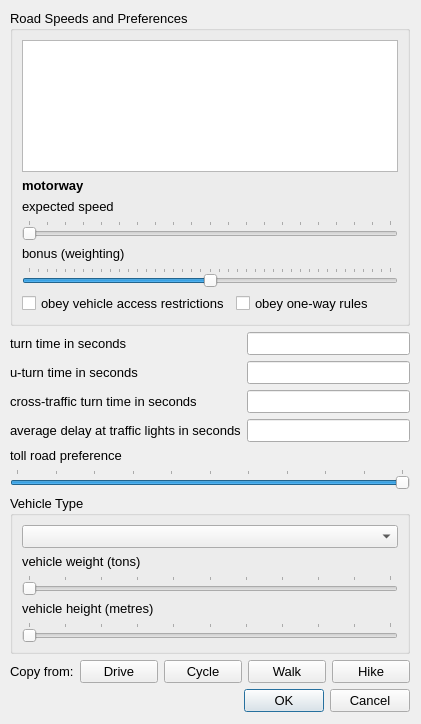
<?xml version="1.0" encoding="UTF-8"?>
<ui version="4.0">
 <class>RouteProfileDialog</class>
 <widget class="QDialog" name="RouteProfileDialog">
  <property name="geometry">
   <rect>
    <x>0</x>
    <y>0</y>
    <width>421</width>
    <height>724</height>
   </rect>
  </property>
  <property name="sizePolicy">
   <sizepolicy hsizetype="Fixed" vsizetype="Fixed">
    <horstretch>0</horstretch>
    <verstretch>0</verstretch>
   </sizepolicy>
  </property>
  <property name="font">
   <font>
    <pointsize>10</pointsize>
   </font>
  </property>
  <property name="windowTitle">
   <string>Route Profile Editor</string>
  </property>
  <property name="sizeGripEnabled">
   <bool>false</bool>
  </property>
  <widget class="QWidget" name="layoutWidget">
   <property name="geometry">
    <rect>
     <x>10</x>
     <y>10</y>
     <width>400</width>
     <height>702</height>
    </rect>
   </property>
   <layout class="QVBoxLayout" name="verticalLayout_4">
    <item>
     <widget class="QGroupBox" name="roadTypeGroup">
      <property name="title">
       <string>Road Speeds and Preferences</string>
      </property>
      <layout class="QVBoxLayout" name="verticalLayout_5">
       <item>
        <layout class="QVBoxLayout" name="verticalLayout_2">
         <item>
          <layout class="QVBoxLayout" name="verticalLayout">
           <item>
            <widget class="QListWidget" name="roadTypeList"/>
           </item>
           <item>
            <widget class="QLabel" name="roadTypeLabel">
             <property name="font">
              <font>
               <weight>75</weight>
               <bold>true</bold>
              </font>
             </property>
             <property name="text">
              <string>motorway</string>
             </property>
            </widget>
           </item>
           <item>
            <widget class="QLabel" name="speedLabel">
             <property name="text">
              <string>expected speed</string>
             </property>
            </widget>
           </item>
           <item>
            <widget class="QSlider" name="speedSlider">
             <property name="maximum">
              <number>200</number>
             </property>
             <property name="orientation">
              <enum>Qt::Horizontal</enum>
             </property>
             <property name="tickPosition">
              <enum>QSlider::TicksAbove</enum>
             </property>
            </widget>
           </item>
           <item>
            <widget class="QLabel" name="bonusLabel">
             <property name="text">
              <string>bonus (weighting)</string>
             </property>
            </widget>
           </item>
           <item>
            <widget class="QSlider" name="bonusSlider">
             <property name="minimum">
              <number>-200</number>
             </property>
             <property name="maximum">
              <number>200</number>
             </property>
             <property name="orientation">
              <enum>Qt::Horizontal</enum>
             </property>
             <property name="tickPosition">
              <enum>QSlider::TicksAbove</enum>
             </property>
             <property name="tickInterval">
              <number>10</number>
             </property>
            </widget>
           </item>
          </layout>
         </item>
         <item>
          <layout class="QHBoxLayout" name="horizontalLayout_2">
           <item>
            <widget class="QCheckBox" name="restrictionCheckBox">
             <property name="text">
              <string>obey vehicle access restrictions</string>
             </property>
            </widget>
           </item>
           <item>
            <widget class="QCheckBox" name="onewayCheckBox">
             <property name="text">
              <string>obey one-way rules</string>
             </property>
            </widget>
           </item>
          </layout>
         </item>
        </layout>
       </item>
      </layout>
      <zorder></zorder>
     </widget>
    </item>
    <item>
     <layout class="QFormLayout" name="formLayout">
      <item row="0" column="0">
       <widget class="QLabel" name="turnTimeLabel">
        <property name="text">
         <string>turn time in seconds</string>
        </property>
       </widget>
      </item>
      <item row="0" column="1">
       <widget class="QLineEdit" name="turnTime"/>
      </item>
      <item row="2" column="0">
       <widget class="QLabel" name="crossTrafficTurnTimeLabel">
        <property name="text">
         <string>cross-traffic turn time in seconds</string>
        </property>
       </widget>
      </item>
      <item row="2" column="1">
       <widget class="QLineEdit" name="crossTrafficTurnTime"/>
      </item>
      <item row="3" column="0">
       <widget class="QLabel" name="trafficLightTimeLabel">
        <property name="text">
         <string>average delay at traffic lights in seconds</string>
        </property>
       </widget>
      </item>
      <item row="3" column="1">
       <widget class="QLineEdit" name="trafficLightTime"/>
      </item>
      <item row="1" column="0">
       <widget class="QLabel" name="uTurnTimeLabel">
        <property name="text">
         <string>u-turn time in seconds</string>
        </property>
       </widget>
      </item>
      <item row="1" column="1">
       <widget class="QLineEdit" name="uTurnTime"/>
      </item>
     </layout>
    </item>
    <item>
     <spacer name="verticalSpacer_2">
      <property name="orientation">
       <enum>Qt::Vertical</enum>
      </property>
      <property name="sizeHint" stdset="0">
       <size>
        <width>20</width>
        <height>10</height>
       </size>
      </property>
     </spacer>
    </item>
    <item>
     <widget class="QLabel" name="tollLabel">
      <property name="text">
       <string>toll road preference</string>
      </property>
     </widget>
    </item>
    <item>
     <widget class="QSlider" name="tollSlider">
      <property name="maximum">
       <number>100</number>
      </property>
      <property name="value">
       <number>100</number>
      </property>
      <property name="orientation">
       <enum>Qt::Horizontal</enum>
      </property>
      <property name="tickPosition">
       <enum>QSlider::TicksAbove</enum>
      </property>
      <property name="tickInterval">
       <number>10</number>
      </property>
     </widget>
    </item>
    <item>
     <widget class="QGroupBox" name="vehicleTypeGroup">
      <property name="title">
       <string>Vehicle Type</string>
      </property>
      <layout class="QVBoxLayout" name="verticalLayout_3">
       <item>
        <widget class="QComboBox" name="vehicleTypeList"/>
       </item>
       <item>
        <widget class="QLabel" name="weightLabel">
         <property name="text">
          <string>vehicle weight (tons)</string>
         </property>
        </widget>
       </item>
       <item>
        <widget class="QSlider" name="vehicleWeightSlider">
         <property name="maximum">
          <number>1000</number>
         </property>
         <property name="orientation">
          <enum>Qt::Horizontal</enum>
         </property>
         <property name="tickPosition">
          <enum>QSlider::TicksAbove</enum>
         </property>
         <property name="tickInterval">
          <number>100</number>
         </property>
        </widget>
       </item>
       <item>
        <widget class="QLabel" name="heightLabel">
         <property name="text">
          <string>vehicle height (metres)</string>
         </property>
        </widget>
       </item>
       <item>
        <widget class="QSlider" name="vehicleHeightSlider">
         <property name="maximum">
          <number>1000</number>
         </property>
         <property name="orientation">
          <enum>Qt::Horizontal</enum>
         </property>
         <property name="tickPosition">
          <enum>QSlider::TicksAbove</enum>
         </property>
         <property name="tickInterval">
          <number>100</number>
         </property>
        </widget>
       </item>
      </layout>
     </widget>
    </item>
    <item>
     <layout class="QHBoxLayout" name="horizontalLayout">
      <item>
       <widget class="QLabel" name="label">
        <property name="text">
         <string>Copy from:</string>
        </property>
       </widget>
      </item>
      <item>
       <widget class="QPushButton" name="copyDrive">
        <property name="text">
         <string>Drive</string>
        </property>
       </widget>
      </item>
      <item>
       <widget class="QPushButton" name="copyCycle">
        <property name="text">
         <string>Cycle</string>
        </property>
       </widget>
      </item>
      <item>
       <widget class="QPushButton" name="copyWalk">
        <property name="text">
         <string>Walk</string>
        </property>
       </widget>
      </item>
      <item>
       <widget class="QPushButton" name="copyHike">
        <property name="text">
         <string>Hike</string>
        </property>
       </widget>
      </item>
     </layout>
    </item>
    <item>
     <spacer name="verticalSpacer">
      <property name="orientation">
       <enum>Qt::Vertical</enum>
      </property>
      <property name="sizeHint" stdset="0">
       <size>
        <width>20</width>
        <height>40</height>
       </size>
      </property>
     </spacer>
    </item>
    <item>
     <widget class="QDialogButtonBox" name="buttonBox">
      <property name="orientation">
       <enum>Qt::Horizontal</enum>
      </property>
      <property name="standardButtons">
       <set>QDialogButtonBox::Cancel|QDialogButtonBox::Ok</set>
      </property>
     </widget>
    </item>
   </layout>
  </widget>
 </widget>
 <resources/>
 <connections>
  <connection>
   <sender>buttonBox</sender>
   <signal>accepted()</signal>
   <receiver>RouteProfileDialog</receiver>
   <slot>accept()</slot>
   <hints>
    <hint type="sourcelabel">
     <x>248</x>
     <y>254</y>
    </hint>
    <hint type="destinationlabel">
     <x>157</x>
     <y>274</y>
    </hint>
   </hints>
  </connection>
  <connection>
   <sender>buttonBox</sender>
   <signal>rejected()</signal>
   <receiver>RouteProfileDialog</receiver>
   <slot>reject()</slot>
   <hints>
    <hint type="sourcelabel">
     <x>316</x>
     <y>260</y>
    </hint>
    <hint type="destinationlabel">
     <x>286</x>
     <y>274</y>
    </hint>
   </hints>
  </connection>
 </connections>
</ui>
